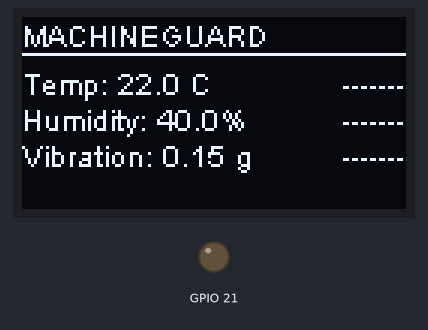
Bench run of a sketch on a simulated ESP8266 (NodeMCU). On the bench: 128×64 one-colour display, output pins drawn as LEDs (lit = HIGH). What the sketch prints to the serial monitor is not drawn.

Above: at 0.76 s.
At 5.76 s:
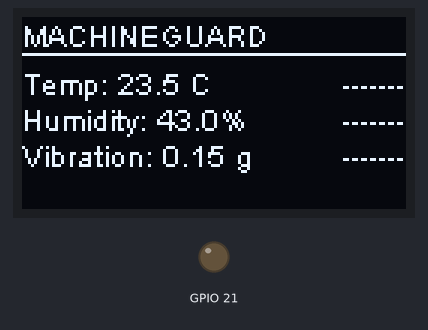
At 10.6 s:
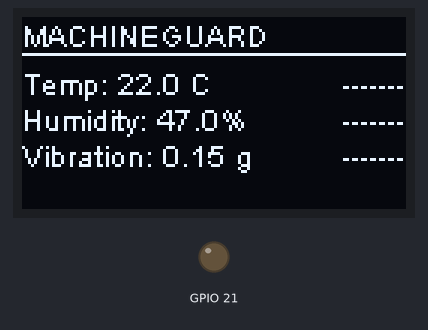
At 19.76 s:
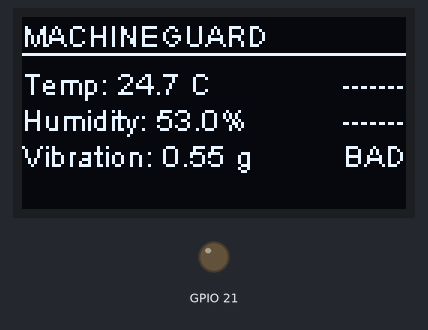
At 29.6 s:
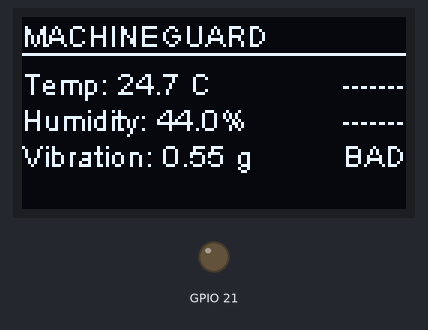
At 39.26 s:
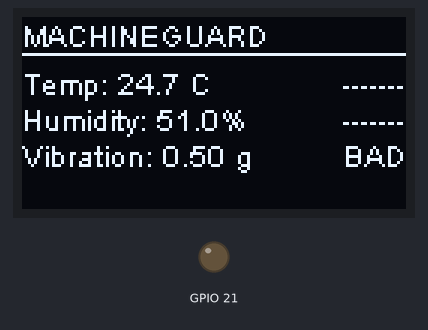

The sketch:

oled_v2.ino
```cpp
#include <Wire.h>
#include "HT_SSD1306Wire.h"

static SSD1306Wire display(
    0x3c,
    500000,
    SDA_OLED,
    SCL_OLED,
    GEOMETRY_128_64,
    RST_OLED
);

float temperature = 24.5;
float humidity = 42.0;
float vibration = 0.25;

unsigned long previousUpdate = 0;
const unsigned long updateInterval = 500;

// Sensor warning thresholds
const float TEMP_THRESHOLD = 35.0;
const float HUMIDITY_THRESHOLD = 70.0;
const float VIBRATION_THRESHOLD = 0.45;

void VextON() {
    pinMode(Vext, OUTPUT);
    digitalWrite(Vext, LOW);
}

void setup() {
    Serial.begin(115200);

    VextON();
    delay(100);

    display.init();
    display.setContrast(255);
}

void updateSimulatedSensors() {
    // Generate changing temperature
    temperature = 22.0 + (millis() / 1000 % 10) * 0.3;

    // Generate changing humidity
    humidity = 40.0 + (millis() / 1500 % 15);

    // Generate changing vibration
    vibration = 0.10 + (millis() / 500 % 10) * 0.05;
}

void drawDashboard() {
    char msg_normal[] = "-------";
    char msg_warning[] = "BAD";

    display.clear();

    display.setFont(ArialMT_Plain_10);
    display.setTextAlignment(TEXT_ALIGN_LEFT);

    // Header
    display.drawString(0, 0, "MACHINEGUARD");
    display.drawHorizontalLine(0, 12, 128);

    // Temperature
    display.drawString(
        0, 16,
        "Temp: " + String(temperature, 1) + " C"
    );

    display.setTextAlignment(TEXT_ALIGN_RIGHT);
    display.drawString(
        128, 16,
        temperature > TEMP_THRESHOLD ? msg_warning : msg_normal
    );

    // Humidity
    display.setTextAlignment(TEXT_ALIGN_LEFT);
    display.drawString(
        0, 28,
        "Humidity: " + String(humidity, 1) + "%"
    );

    display.setTextAlignment(TEXT_ALIGN_RIGHT);
    display.drawString(
        128, 28,
        humidity > HUMIDITY_THRESHOLD ? msg_warning : msg_normal
    );

    // Vibration
    display.setTextAlignment(TEXT_ALIGN_LEFT);
    display.drawString(
        0, 40,
        "Vibration: " + String(vibration, 2) + " g"
    );

    display.setTextAlignment(TEXT_ALIGN_RIGHT);
    display.drawString(
        128, 40,
        vibration > VIBRATION_THRESHOLD ? msg_warning : msg_normal
    );

    // Refresh physical OLED
    display.display();
}

void loop() {
    unsigned long currentTime = millis();

    if (currentTime - previousUpdate >= updateInterval) {
        previousUpdate = currentTime;

        updateSimulatedSensors();
        drawDashboard();

        Serial.println(
            "Temperature: " + String(temperature) +
            " | Humidity: " + String(humidity) +
            " | Vibration: " + String(vibration)
        );
    }
}
```

Measured:
- what the display in image 0 shows lasts 0.5 s, from 0.5 s to 1.0 s
